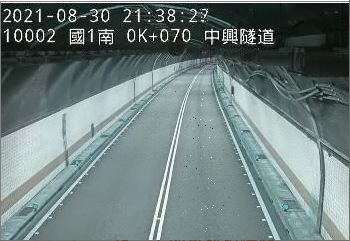
#> input picture images/Background.png, 350 x 241 px, given in place of background.jpg, which was not available
$ python background.py
#> lines starting #> are read from the running program, lines starting #| are printed output that depends on the picture; after the words box and inside, x2 and y2 are one past the last pixel; in counts of white or black regions, pixels touching at a corner belong together; pictures that were not available may be replaced by others from this repository, and a replacement may not be noted
import numpy as np
import cv2, math
from scipy.spatial import distance as dist

class BackgroundDetector:
    def __init__(self, backgroundImg):
        self.backgroundImg = backgroundImg
        canny = self.do_canny()
        segment = self.do_segment(canny)
        hough = cv2.HoughLinesP(segment, 2, np.pi/180, 4, minLineLength=100, maxLineGap=5)
        self.lines = hough[:,0, :]
        self.lines = self.deleteRepeatLines()
        self.lines = self.calculate_lines(backgroundImg)
        self.lines = sorted(self.lines, key = lambda s: s[0])
        self.lines = [self.lines[0], self.lines[-1]]
        segment = cv2.fillPoly(canny, np.array([[[0, self.backgroundImg.shape[0]], [0, 0], [self.backgroundImg.shape[1], 0], [self.backgroundImg.shape[1], self.backgroundImg.shape[0]], self.lines[1][:2], self.lines[1][2:], self.lines[0][2:], self.lines[0][:2]]]), (0, 0, 0))
        segment = self.do_segment(segment)
        hough = cv2.HoughLinesP(segment, 1, np.pi/180, 8, minLineLength=80, maxLineGap=4)
        self.lines = hough[:,0, :]
        self.lines = self.deleteRepeatLines()
        self.lines = self.calculate_lines(backgroundImg)
        # self.lines = sorted(self.lines, key = lambda s: s[0])
        # self.transM, self.maxWidth, self.maxHeight = self.get_four_point()

    def do_canny(self):
        gray = cv2.cvtColor(self.backgroundImg,cv2.COLOR_BGR2GRAY)
        blur = cv2.GaussianBlur(gray,(5,5),0)
        canny = cv2.Canny(blur,50,150)
        return canny

    def do_segment(self, frame):
        frame = cv2.dilate(frame, None, iterations=2)
        frame = cv2.erode(frame, None, iterations=1)
        orign = cv2.cvtColor(self.backgroundImg, cv2.COLOR_RGB2GRAY)
        _, orign = cv2.threshold(orign, 210, 255, cv2.THRESH_BINARY)
        orign = cv2.dilate(orign, None, iterations=1)
        segment = cv2.bitwise_and(frame, frame, mask=orign)
        segment[:45,:] = 0
        # segment = cv2.erode(segment, None, iterations=1)
        return segment

    def calculate_lines(self, frame):
        output = []
        for x1,y1,x2,y2 in self.lines:
            parameters = np.polyfit((x1,x2), (y1,y2), 1)
            slope = parameters[0] #斜率
            if slope == 0:
                slope += 0.0001
            y_intercept = parameters[1] #截距
            output.append((slope,y_intercept))
        output = [self.calculate_coordinate(frame, parameters=line) for line in output]
        return np.array(output)

    def calculate_coordinate(self, frame,parameters):
        slope, y_intercept = parameters
        y1 = frame.shape[0]
        y2 = int(y1-150)
        x1 = int((y1-y_intercept)/slope)
        x2 = int((y2-y_intercept)/slope)
        return np.array([x1,y1,x2,y2])

    def visualize_lines(self, img):
        lines_visualize = np.zeros_like(img)
        if self.lines is not None:
            index = 0
            for x1,y1,x2,y2 in self.lines.copy():
                # if x2 < 0 or y2 < 0 or x1>img.shape[0]*2 or x2>img.shape[0]*2 or y1>img.shape[1]*2 or y2>img.shape[1]*2:
                #     self.lines = np.delete(self.lines, index, 0)
                #     continue
                try:
                    cv2.line(lines_visualize,(x1,y1),(x2,y2),(0,0,255),5)
                except:
                    self.lines = np.delete(self.lines, index, 0)
                    index -= 1
                index += 1
        lines_visualize = cv2.addWeighted(img,0.6,lines_visualize,1,0.1)
        return lines_visualize

    # [10 lines left out: function getClassify, not called in this run]

    def deleteRepeatLines(self):
        res = []
        for x1, y1, x2, y2 in self.lines:
            param1 = np.polyfit((x1,x2), (y1,y2), 1)
            for x11, y11, x12, y12 in res:
                param2 = np.polyfit((x11,x12), (y11,y12), 1)
                if abs(math.atan(param1[0]) - math.atan(param2[0])) < 0.5 and abs(param1[1]-param2[1]) < 50:
                    break
                elif abs(x12 - x1) < 5 and abs(y12 - y1):
                    break
                elif abs(x2 - x11) < 5 and abs(y2 - y11):
                    break
            else:
                res.append((x1, y1, x2, y2))
        return res

    # [9 lines left out: function order_points, not called in this run]


    def four_point_transform(self, img):
        warped = cv2.warpPerspective(img, self.transM, (self.maxWidth, self.maxHeight))
        return warped

    def two_point_transform(self, pt):
        dstx, dsty, dstr = self.transM.dot(np.array([pt[0], pt[1], 1]))
        return (dstx/dstr, dsty/dstr)

    # [26 lines left out: function get_four_point, not called in this run]


if __name__ == "__main__":
    frame = cv2.imread("background.jpg")
#> frame is the input picture: shape (241, 350, 3); mean B, G, R 125, 125.8, 109.5
    back = BackgroundDetector(frame)
#> in do_canny, `blur = cv2.GaussianBlur(gray,(5,5),0)`:
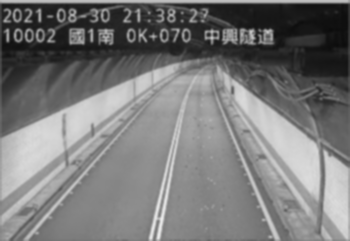
#> blur: shape (241, 350); min 12, max 234, mean 120.7
#> in do_canny, `canny = cv2.Canny(blur,50,150)`:
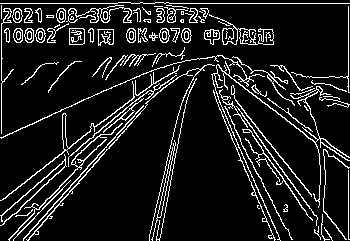
#> canny: shape (241, 350); 11.1% white in thin lines or dots
#> in do_segment, `frame = cv2.dilate(frame, None, iterations=2)`: frame: shape (241, 350); 44.4% white; 3 white regions, box (x1, y1, x2, y2) and area: (0, 0, 350, 241) 36807, (46, 59, 84, 95) 344, (19, 60, 61, 87) 324
#> in do_segment, `frame = cv2.erode(frame, None, iterations=1)`:
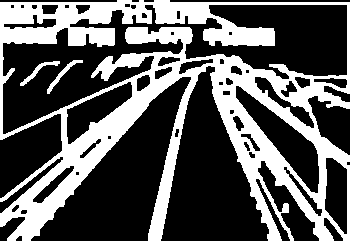
#> frame: shape (241, 350); 35.3% white; 3 white regions, box (x1, y1, x2, y2) and area: (0, 0, 350, 241) 29408, (47, 60, 83, 94) 200, (20, 61, 60, 86) 188
#> in do_segment, `_, orign = cv2.threshold(orign, 210, 255, cv2.THRESH_BINARY)`: orign: shape (241, 350); 9.3% white; 530 white regions (507 under 20 px), largest, box (x1, y1, x2, y2) and area: (15, 109, 67, 184) 1462, (269, 122, 320, 195) 1411, (324, 156, 349, 240) 791
#> in do_segment, `orign = cv2.dilate(orign, None, iterations=1)`: orign: shape (241, 350); 21.6% white; 112 white regions (49 under 20 px), largest, box (x1, y1, x2, y2) and area: (6, 98, 99, 196) 3449, (250, 100, 321, 200) 2615, (322, 150, 350, 241) 1744
#> in do_segment, `segment = cv2.bitwise_and(frame, frame, mask=orign)`: segment: shape (241, 350); 12.3% white; 110 white regions (40 under 20 px), largest, box (x1, y1, x2, y2) and area: (148, 86, 192, 241) 1294, (216, 97, 281, 241) 790, (0, 0, 350, 4) 772
#> in do_segment, `segment[:45,:] = 0`:
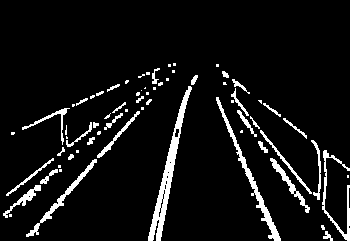
#> segment: shape (241, 350); 7.2% white; 68 white regions (33 under 20 px), largest, box (x1, y1, x2, y2) and area: (148, 86, 192, 241) 1294, (216, 97, 281, 241) 790, (26, 159, 97, 237) 478
#> in __init__, `hough = cv2.HoughLinesP(segment, 2, np.pi/180, 4, minLineLength=100, m..`: hough = [[27, 236, 120, 133], [150, 240, 186, 104], [148, 240, 175, 139], [216, 97, 261, 201], [151, 240, 182, 122]]
#> in __init__, `self.lines = hough[:,0, :]`: self.lines has the same summary as hough
#> the loop in deleteRepeatLines, `for x1, y1, x2, y2 in self.lines:` made 5 passes
#> (x1, y1, x2, y2, param1) on passes 1 to 5: (27, 236, 120, 133, [-1.11, 265.9]), (150, 240, 186, 104, [-3.78, 806.7]), (148, 240, 175, 139, [-3.74, 793.6]), (216, 97, 261, 201, [2.31, -402.2]), (151, 240, 182, 122, [-3.81, 814.8])
#> after the loop in deleteRepeatLines, `for x1, y1, x2, y2 in self.lines:`: res = [(27, 236, 120, 133), (150, 240, 186, 104), (216, 97, 261, 201)]
#> in __init__, `self.lines = self.deleteRepeatLines()`: self.lines has the same summary as res in deleteRepeatLines
#> the loop in calculate_lines, `for x1,y1,x2,y2 in self.lines:` made 3 passes
#> after the loop in calculate_lines, `for x1,y1,x2,y2 in self.lines:`: output = [(-1.11, 265.9), (-3.78, 806.7), (2.31, -402.2)]
#> in calculate_lines, `output = [self.calculate_coordinate(frame, parameters=line) for line i..`: output = [[22, 241, 157, 91], [149, 241, 189, 91], [278, 241, 213, 91]]
#> in __init__, `self.lines = self.calculate_lines(backgroundImg)`: self.lines has the same summary as output in calculate_lines
#> in __init__, `self.lines = [self.lines[0], self.lines[-1]]`: self.lines = [[22, 241, 157, 91], [278, 241, 213, 91]]
#> in __init__, `segment = cv2.fillPoly(canny, np.array([[[0, self.backgroundImg.shape[..`: segment: shape (241, 350); 1.2% white in thin lines or dots, all inside (x1, y1, x2, y2) = (23, 92, 278, 241)
#> in do_segment (call 2), `frame = cv2.dilate(frame, None, iterations=2)`: frame: shape (241, 350); 5.5% white; 4 white regions, box (x1, y1, x2, y2) and area: (147, 90, 192, 241) 2031, (21, 102, 150, 241) 1386, (212, 93, 280, 241) 1130, (151, 90, 161, 100) 75
#> in do_segment (call 2), `frame = cv2.erode(frame, None, iterations=1)`: frame: shape (241, 350); 3.8% white; 4 white regions, box (x1, y1, x2, y2) and area: (148, 91, 191, 241) 1636, (22, 103, 149, 241) 863, (213, 94, 279, 241) 701, (152, 91, 160, 99) 39
#> in do_segment (call 2), `segment = cv2.bitwise_and(frame, frame, mask=orign)`:
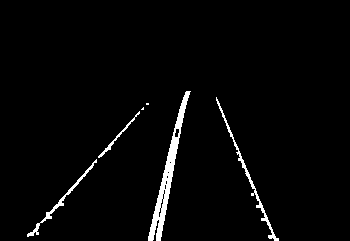
#> segment: shape (241, 350); 2.6% white; 6 white regions (2 under 20 px), largest, box (x1, y1, x2, y2) and area: (148, 91, 191, 241) 1274, (216, 97, 279, 241) 453, (27, 159, 97, 237) 326, (98, 111, 140, 158) 143
#> in __init__, `hough = cv2.HoughLinesP(segment, 1, np.pi/180, 8, minLineLength=80, ma..`: hough = [[159, 240, 175, 137], [161, 236, 177, 137], [149, 240, 174, 137], [45, 220, 146, 103], [216, 98, 276, 240], [148, 240, 173, 132], [30, 235, 120, 132], [234, 144, 274, 240], [158, 240, 173, 145], [160, 240, 176, 137]]
#> in __init__, `self.lines = hough[:,0, :]`: self.lines has the same summary as hough
#> the loop in deleteRepeatLines (call 2), `for x1, y1, x2, y2 in self.lines:` made 10 passes
#> (x1, y1, x2, y2, param1) on passes 1 to 10: (159, 240, 175, 137, [-6.44, 1263.6]), (161, 236, 177, 137, [-6.19, 1232.2]), (149, 240, 174, 137, [-4.12, 853.9]), (45, 220, 146, 103, [-1.16, 272.1]), (216, 98, 276, 240, [2.37, -413.2]), (148, 240, 173, 132, [-4.32, 879.4]), (30, 235, 120, 132, [-1.14, 269.3]), (234, 144, 274, 240, [2.4, -417.6]), (158, 240, 173, 145, [-6.33, 1240.7]), (160, 240, 176, 137, [-6.44, 1270])
#> in __init__, `self.lines = self.deleteRepeatLines()`: self.lines = [(159, 240, 175, 137), (149, 240, 174, 137), (216, 98, 276, 240), (30, 235, 120, 132)]
#> the loop in calculate_lines (call 2), `for x1,y1,x2,y2 in self.lines:` made 4 passes
#> in __init__, `self.lines = self.calculate_lines(backgroundImg)`: self.lines = [[158, 241, 182, 91], [148, 241, 185, 91], [276, 241, 213, 91], [24, 241, 155, 91]]
    output = back.visualize_lines(back.backgroundImg)
#> the loop in visualize_lines, `for x1,y1,x2,y2 in self.lines.copy():` made 4 passes
#> (x1, x2) on passes 1 to 4: (158, 182), (148, 185), (276, 213), (24, 155)
#> after the loop in visualize_lines, `for x1,y1,x2,y2 in self.lines.copy():`:
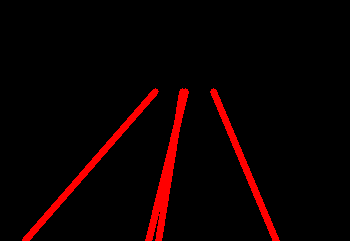
#> lines_visualize: shape (241, 350, 3); mean of channels 0, 1, 2 0, 0, 12.5; drawn as B, G, R
#> after the loop in visualize_lines, `for x1,y1,x2,y2 in self.lines.copy():`: index = 4
#> in visualize_lines, `lines_visualize = cv2.addWeighted(img,0.6,lines_visualize,1,0.1)`:
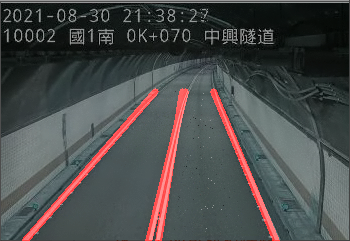
#> lines_visualize: shape (241, 350, 3); mean B, G, R 75.1, 75.6, 74
    print(back.lines)
#| [[158 241 182  91]
#|  [148 241 185  91]
#|  [276 241 213  91]
#|  [ 24 241 155  91]]
    # back.testlines()
    while True:
        cv2.imshow("output", output)
        if cv2.waitKey(10)&0xff == ord('q'):
#> (key q is pressed here)
            break
    # [4 lines of commented-out code are left out]

    cv2.destroyAllWindows()
